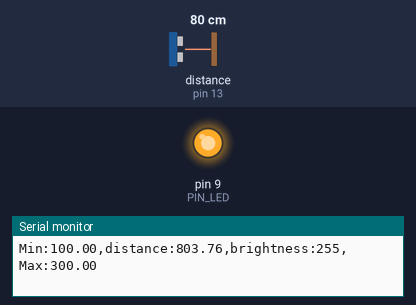
Recording of a sketch running on a simulated Arduino Uno, built with avr-gcc and run on an emulated ATmega328P. Shown: output pins drawn as LEDs (lit = HIGH), the last lines printed to the serial monitor. Wiring (inferred from the names in the program): ultrasonic range finder: trigger pin 12; echo pin 13. The test bench sets the inputs (shaded band); at power-on: distance to the obstacle (sensor on pin 13) 80 cm. The echo pulse lasts 58.3 µs per cm; pins used as bus, display or sensor lines are not drawn.

Above: at 1.2 s.
1.3 s: distance to the obstacle (sensor on pin 13) set to 18 cm
At 2.5 s:
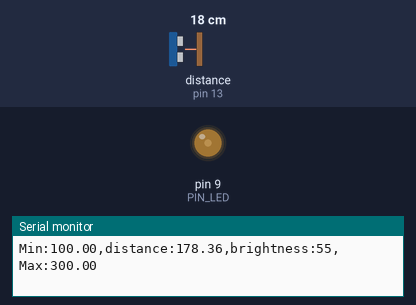
2.8 s: distance to the obstacle (sensor on pin 13) set to 2 cm
At 3.9 s:
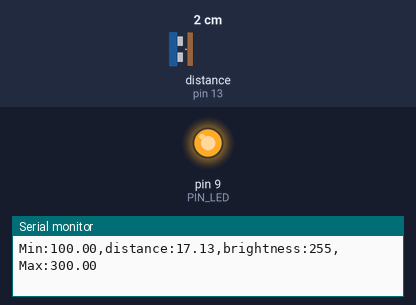
Timing chart, 0 to 5.8 s (numbered marks = the images above; inputs shaded):
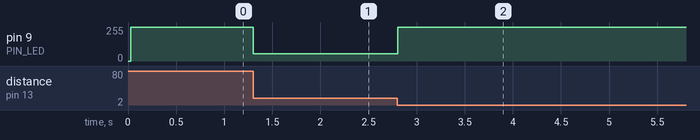

Measured:
- after the input at 1.3 s, pin 9 (PIN_LED): 255/255 → 55/255 at once
- after the input at 2.8 s, pin 9 (PIN_LED): 55/255 → 255/255 at once

The sketch:

08P07.ino
```cpp
// Arduino pin assignment
#define PIN_LED  9
#define PIN_TRIG 12   // sonar sensor TRIGGER
#define PIN_ECHO 13   // sonar sensor ECHO

// configurable parameters
#define SND_VEL 346.0     // sound velocity at 24 celsius degree (unit: m/sec)
#define INTERVAL 25       // sampling interval (unit: msec) - 25ms 적용[cite: 1, 2]
#define PULSE_DURATION 10 // ultra-sound Pulse Duration (unit: usec)
#define _DIST_MIN 100.0   // minimum distance to be measured (unit: mm)
#define _DIST_MAX 300.0   // maximum distance to be measured (unit: mm)

#define TIMEOUT ((INTERVAL / 2) * 1000.0) // maximum echo waiting time (unit: usec)
#define SCALE (0.001 * 0.5 * SND_VEL)     // coefficient to convert duration to distance

unsigned long last_sampling_time;   // unit: msec

void setup() {
  // initialize GPIO pins
  pinMode(PIN_LED, OUTPUT);
  pinMode(PIN_TRIG, OUTPUT);  // sonar TRIGGER
  pinMode(PIN_ECHO, INPUT);   // sonar ECHO
  digitalWrite(PIN_TRIG, LOW);  // turn-off Sonar

  // initialize serial port
  Serial.begin(57600);
}

void loop() {
  float distance;

  // wait until next sampling time (polling)
  if (millis() < (last_sampling_time + INTERVAL))
    return;

  distance = USS_measure(PIN_TRIG, PIN_ECHO); // read distance

  int brightness = 255; // 기본값: 꺼짐 (Active Low)[cite: 1]

  // 장애물 거리에 비례하여 LED 밝기 제어
  if (distance < _DIST_MIN || distance > _DIST_MAX) {
      brightness = 255; // 범위 밖: 꺼짐[cite: 1]
  } else if (distance <= 200.0) {
      // 100mm(꺼짐: 255) ~ 200mm(최대 밝기: 0)[cite: 1]
      brightness = (int)(255.0 - (distance - 100.0) * (255.0 / 100.0));
  } else {
      // 200mm(최대 밝기: 0) ~ 300mm(꺼짐: 255)[cite: 1]
      brightness = (int)((distance - 200.0) * (255.0 / 100.0));
  }

  // Active Low PWM 출력 적용 (0: 가장 밝음, 255: 꺼짐)[cite: 1]
  analogWrite(PIN_LED, brightness);

  // output the distance to the serial port
  Serial.print("Min:");        Serial.print(_DIST_MIN);
  Serial.print(",distance:");  Serial.print(distance);
  Serial.print(",brightness:"); Serial.print(brightness);
  Serial.print(",Max:");       Serial.print(_DIST_MAX);
  Serial.println("");

  // delay(50); 삭제 완료[cite: 1, 2]

  // update last sampling time
  last_sampling_time += INTERVAL;
}

// get a distance reading from USS. return value is in millimeter.
float USS_measure(int TRIG, int ECHO)
{
  digitalWrite(TRIG, HIGH);
  delayMicroseconds(PULSE_DURATION);
  digitalWrite(TRIG, LOW);

  return pulseIn(ECHO, HIGH, TIMEOUT) * SCALE; // unit: mm
}
```
